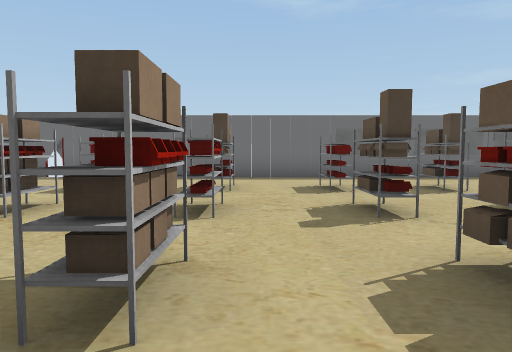
view 1 (above)

13 first-person views from a walk through a 3-D level made in the Unity game engine. The camera is 1.4 m above the floor, tilts 4° down and sees 70° across. The floor is counted in squares, 2 m on a side. Each view is taken from the middle of a square. On the plan, view 1 faces up. The plan holds only what a view shows up to about 11 squares ahead; the rest is blank. Door leaves are left out, so doorways stand open. Some surface patterns are stand-ins.

view 2
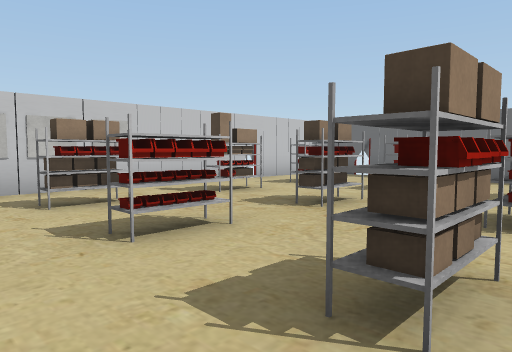

view 3
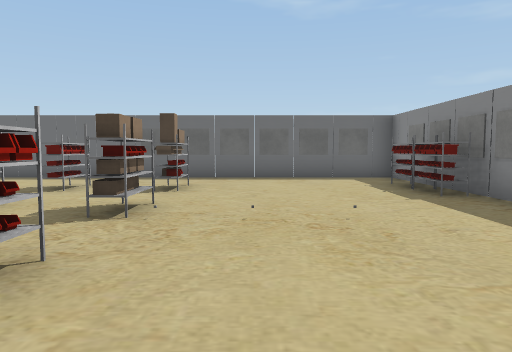

view 4
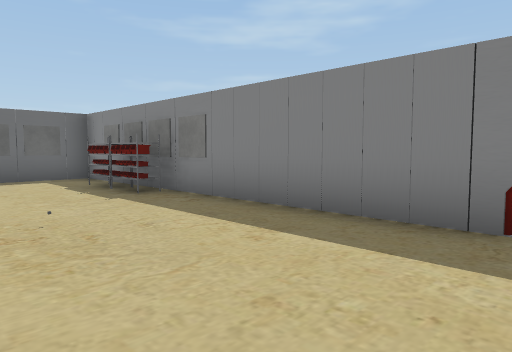

view 5
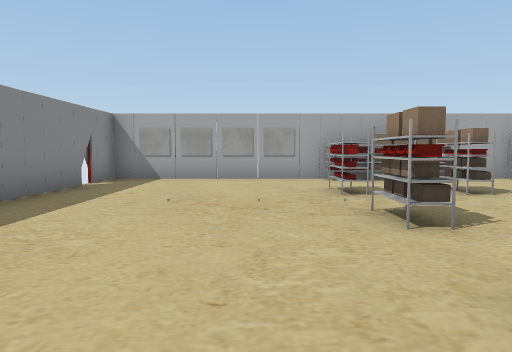

view 6
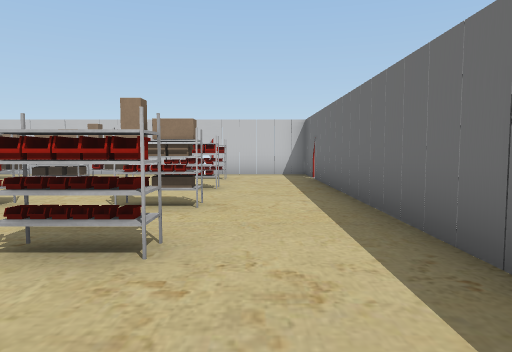

view 7
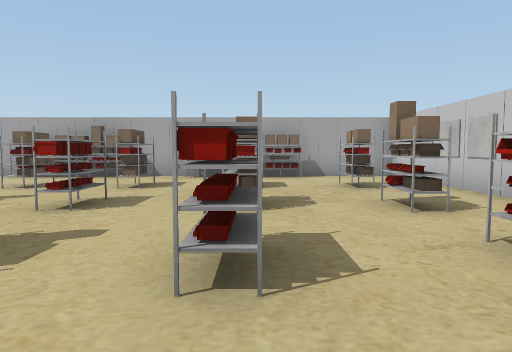

view 8
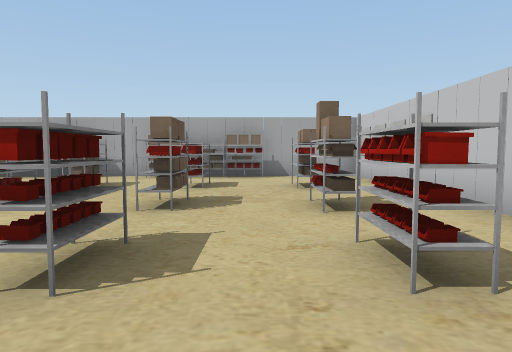

view 9
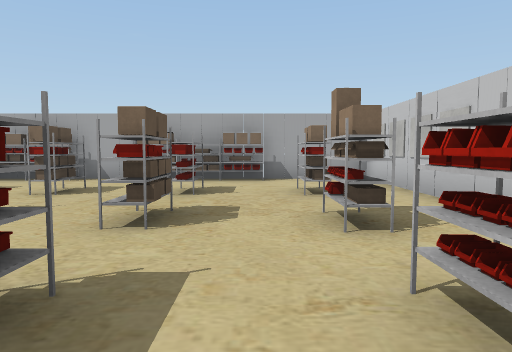

view 10
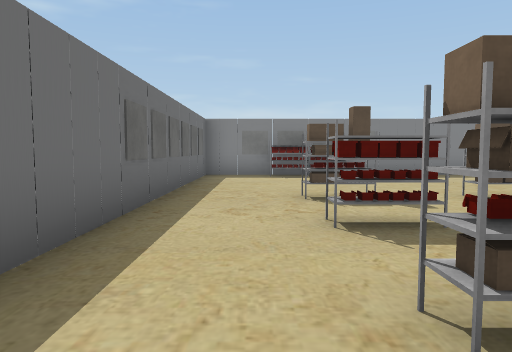

view 11
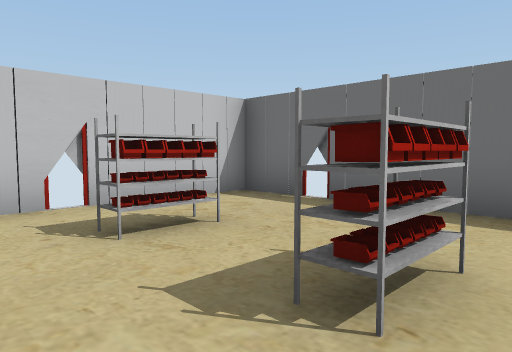

view 12
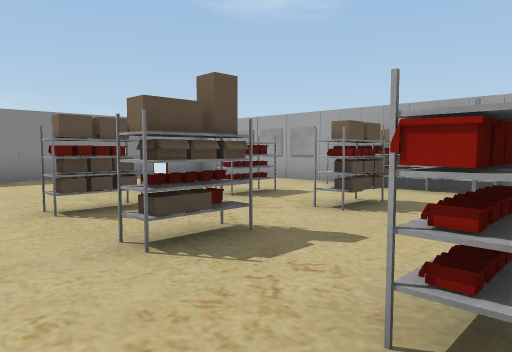

view 13
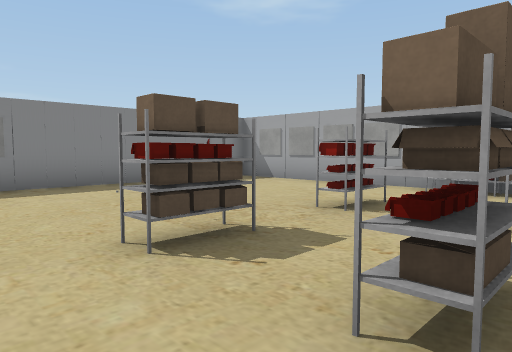

### Floor plan
Points are (right, up) in squares from view 1. A wall is a line through its corners. A room is listed if a view was taken in it or the views show most of it. See-through windows are left out.
Room 1 (views 1, 2, 3, 4, 5, 6, 7, 8, 9, 10, 11, 12, 13)
walls: (3.4, -1) (8.5, -1) (8.5, 9.4) (-6.7, 9.4) (-6.7, -1) (-4.4, -1); (-1.5, -1) (0.5, -1)
ways out: open door at (-7, 6.5); open door at (-5, 9.5); open door at (8.7, 0.3)
objects: rack (-5, 2); rack (-5, 4) to (-5, 5); rack (-5, 7); rack (-4, -1); rack (-3, -1); rack (-3, 2); rack (-3, 4); rack (-3, 7); other object (-2, -1); rack (-1, 2); rack (-1, 4); rack (-1, 7); rack (1, -1); rack (1, 2); rack (1, 4); rack (1, 7); rack (2, -1); rack (3, -1); rack (3, 2); rack (3, 4); rack (3, 7); rack (8, 6); rack (8, 7)

Where each view was taken, in squares from view 1:
view 1: 0 up, 0 right, facing up
view 2: 0 up, 0 right, facing up-left
view 3: 0 up, 5 right, facing up
view 4: 0 up, 5 right, facing up-right
view 5: 8 up, 5 right, facing down
view 6: 8 up, 4 right, facing left
view 7: 9 up, 3 left, facing down
view 8: 9 up, 4 left, facing down
view 9: 8 up, 4 left, facing down
view 10: 8 up, 2 left, facing right
view 11: 5 up, 2 left, facing up-left
view 12: 6 up, 1 left, facing down-right
view 13: 6 up, 1 right, facing down-right
